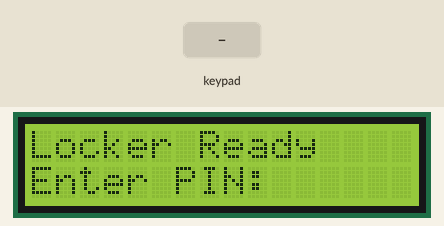
Recording of a sketch running on a simulated ESP32. Shown: 16×2 character LCD. Inputs (shaded band) come from the test bench. What the sketch prints to the serial monitor is not drawn.

Above: at 1.2 s.
1.3 s: keypad keys 1 3 1 2 1 4 2 7 * pressed 0.4 s apart
At 4.8 s:
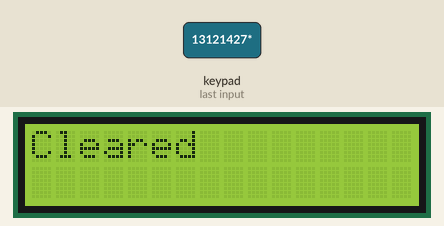
6.4 s: key 'A' pressed
At 7.6 s:
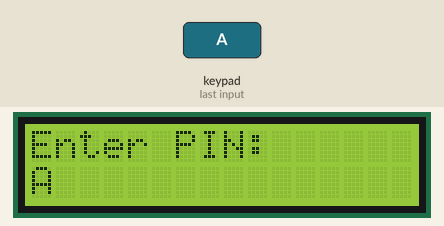
7.9 s: key 'B' pressed
At 8.8 s:
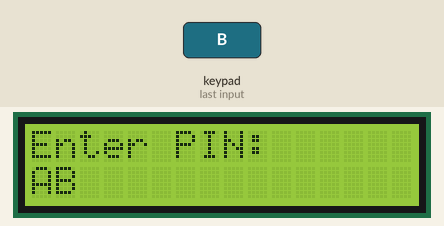
9.4 s: keypad keys 1 3 1 2 1 4 2 7 # pressed 0.4 s apart
At 13.7 s:
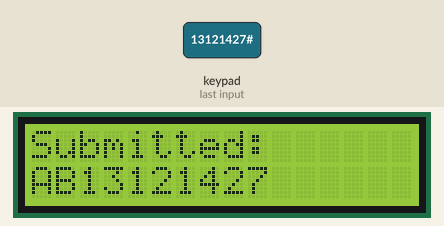
14.5 s: keypad keys 1 3 1 2 1 4 2 7 D pressed 0.4 s apart
At 18.6 s:
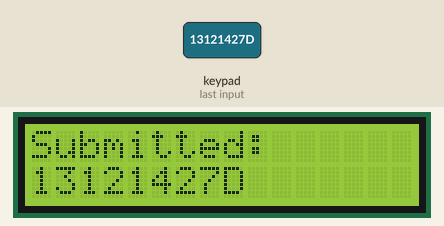
19.6 s: key 'C' pressed
At 20.1 s:
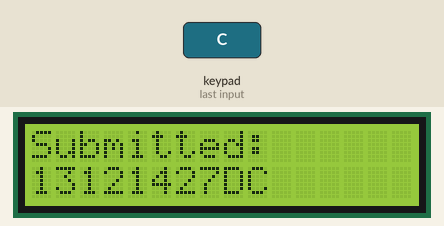
Timing chart, 0 to 22.1 s (numbered marks = the images above; inputs shaded):
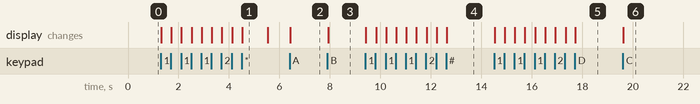

The sketch:

keypad_testing.ino
```cpp
#include <Wire.h>
#include <LiquidCrystal_I2C.h>
#include <Keypad.h>

// Initialize the LCD (I2C address 0x27 or 0x3F, 16 chars, 2 lines)
LiquidCrystal_I2C lcd(0x27, 16, 2);

// Keypad configuration
const byte ROWS = 4; // Four rows
const byte COLS = 4; // Four columns

char keys[ROWS][COLS] = {
  {'1','2','3','A'},
  {'4','5','6','B'},
  {'7','8','9','C'},
  {'*','0','#','D'}
};

// Connect to the row pinouts of the keypad (Mapped to D13, D12, D14, D27)
byte rowPins[ROWS] = {13, 12, 14, 27};

// Connect to the column pinouts of the keypad (Mapped to D26, D25, D33, D32)
byte colPins[COLS] = {26, 25, 33, 32};

Keypad keypad = Keypad(makeKeymap(keys), rowPins, colPins, ROWS, COLS);

String inputBuffer = "";

void setup() {
  Serial.begin(115200);

  // Initialize LCD
  lcd.init();
  lcd.backlight();

  lcd.setCursor(0, 0);
  lcd.print("Locker Ready");
  lcd.setCursor(0, 1);
  lcd.print("Enter PIN: ");
}

void loop() {
  char key = keypad.getKey();

  if (key) {
    Serial.print("Pressed: ");
    Serial.println(key);

    if (key == '#') {
      // '#' can act as enter/submit
      lcd.clear();
      lcd.setCursor(0, 0);
      lcd.print("Submitted:");
      lcd.setCursor(0, 1);
      lcd.print(inputBuffer);

      // Here you will later send inputBuffer to your backend via HTTP POST
      inputBuffer = "";
    }
    else if (key == '*') {
      // '*' can act as a clear/backspace
      inputBuffer = "";
      lcd.clear();
      lcd.setCursor(0, 0);
      lcd.print("Cleared");
      delay(1000);
      lcd.clear();
      lcd.setCursor(0, 0);
      lcd.print("Enter PIN: ");
    }
    else {
      // Append number to input buffer (limit to 12 digits)
      if (inputBuffer.length() < 12) {
        inputBuffer += key;
        lcd.setCursor(0, 1);
        lcd.print("            "); // Clear line
        lcd.setCursor(0, 1);
        lcd.print(inputBuffer);
      }
    }
  }
}
```

Measured:
- after the input at 1.3 s, the display: first changes at once (image 1 shows a later state)
- after the input at 6.4 s, the display: changes at once (image 2)
- after the input at 7.9 s, the display: changes at once (image 3)
- after the input at 9.4 s, the display: first changes at once (image 4 shows a later state)
- after the input at 14.5 s, the display: first changes at once (image 5 shows a later state)
- after the input at 19.6 s, the display: changes at once (image 6)
- what the display in image 1 shows lasts 1.0 s, from 4.5 s to 5.5 s
